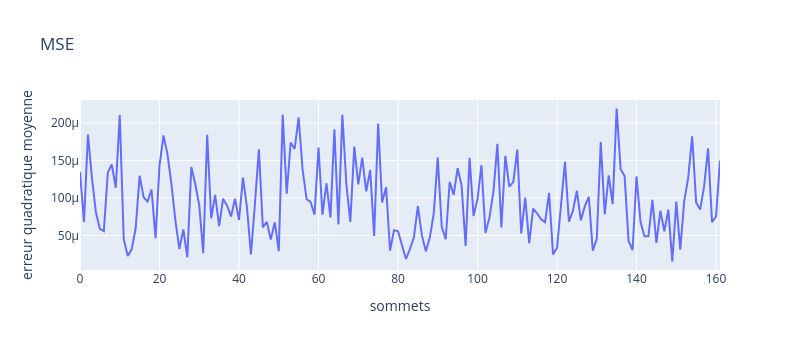

Write notebook code for a chart like this one.
### Markdown cell above
**MSE**

### Code cell
print(VF_tk[0])
print(V[0])

MSE=[]
for i in range (len(V)):
    MSE.append((1/len(V))*np.sum((VF_tk[i]-V[i])**2))

MSE_plt = pd.DataFrame({'x':np.arange(len(MSE)), 'y':MSE, 'legend':'cost'}) 
fig = px.line(MSE_plt, x='x', y='y', log_x=False, log_y=False, labels={'x':'sommets','y':'erreur quadratique moyenne'}, title='MSE', width=800, height=350) 
fig.show()

### Figure 1 — Plotly figure (JSON) as saved in the notebook; plotly's stock layout.template omitted (floating-point values rounded to 4 significant figures; data arrays with more than 128 entries replaced by an {"elided": "..."} marker saying what was removed)
{"data": [{"hovertemplate": "sommets=%{x}<br>erreur quadratique moyenne=%{y}<extra></extra>", "legendgroup": "", "line": {"color": "#636efa", "dash": "solid"}, "marker": {"symbol": "circle"}, "mode": "lines", "name": "", "orientation": "v", "showlegend": false, "type": "scatter", "x": {"elided": "162 int values"}, "xaxis": "x", "y": {"elided": "162 float values"}, "yaxis": "y"}], "layout": {"height": 350, "legend": {"tracegroupgap": 0}, "title": {"text": "MSE"}, "width": 800, "xaxis": {"anchor": "y", "domain": [0, 1], "title": {"text": "sommets"}}, "yaxis": {"anchor": "x", "domain": [0, 1], "title": {"text": "erreur quadratique moyenne"}}}}
